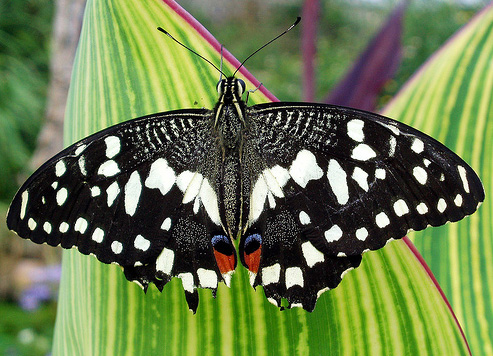
%> input picture p4/code/butterfly.jpg, 493 x 356 px
$ octave --eval "result = detectBlobs(imread('butterfly.jpg'));"   (GNU Octave 9; MATLAB toolbox functions it lacks are replaced by stand-ins)
%> lines starting %> are read from the running program, lines starting %| are printed output that depends on the picture; long printed decimals are rounded
function blobs = detectBlobs(im, par)

if size(im, 3) > 1
    im = rgb2gray(im);
end
if ~isfloat(im)
    im = im2double(im);
end
if nargin < 2
    par.sigma = 2;
    par.interval = 12;
    par.threshold = 1e-2;
    par.display = false;
end
sigma = par.sigma;
r = ceil(3*sigma);
g = fspecial('log', 2*r+1, sigma);
p = scaleSpace(im, par.interval, size(g,1));
p.scores = zeros(size(im,1), size(im,2), length(p.scale));
for i = 1:length(p.scale),
    score = abs(conv2(p.im{i}, g, 'valid'));
    score = padarray(score,[r r], 0, 'both');
    p.score(:,:,i) = imresize(score, size(im));
    if par.display,
        figure(1); clf;
        subplot(1,2,1);
        imagesc(p.im{i}); axis image; colormap gray;
        subplot(1,2,2);
        imagesc(p.score(:,:,i)); axis image; colormap gray;
        pause(0.01);
    end
end
nbhd = ones(3);
for i = 1:length(p.scale),
    ordscore = ordfilt2(p.score(:,:,i), numel(nbhd), nbhd);
    ismax = abs(ordscore - p.score(:,:,i)) < eps;
    p.score(:,:,i) = ismax.*p.score(:,:,i);
    if par.display,
        figure(1); clf;
        subplot(1,2,1);
        imagesc(p.im{i}); axis image; colormap gray;
        subplot(1,2,2);
        imagesc(p.score(:,:,i)); axis image; colormap gray;
        pause(0.01);
    end
end
[blobScore, blobScale] = max(p.score, [], 3);
nmsRadius = max(1,ceil(0.005*sqrt(size(im,1)*size(im,1) + size(im,2)*size(im,2))));
nbhd = ones(2*nmsRadius+1);
ordscore = ordfilt2(blobScore, numel(nbhd), nbhd);
ismax = abs(ordscore - blobScore) < eps;
blobScore = blobScore.*ismax;
inds = blobScore > par.threshold;
[y,x] = find(inds);
blobs = [x y (1./p.scale(blobScale(inds)))'*sigma*sqrt(2) blobScore(inds)];
fprintf('%i points detected (max score=%f)\n', size(blobs,1), max(blobs(:,4)));
function p = scaleSpace(im, interval, minSize)
p.size = size(im);
im = imresize(im, 2);
smallDim = min(size(im, 1), size(im,2));
numOctaves = ceil(log(smallDim/minSize))+1;
p.im = cell(1, numOctaves*interval);
p.scale = zeros(1, numOctaves*interval);
stepSize = 2^(1/interval);
currScale = 2;
offset = 0;
for s = 1:numOctaves,
    for i = 1:interval,
        p.im{offset+i} = imresize(im, 1/stepSize^(i-1));
        p.scale(offset+i) = currScale/stepSize^(i-1);
    end
    im = imresize(im, 0.5);
    currScale = currScale*0.5;
    offset = offset + interval;
end
%> in scaleSpace, `im = imresize(im, 2);`:
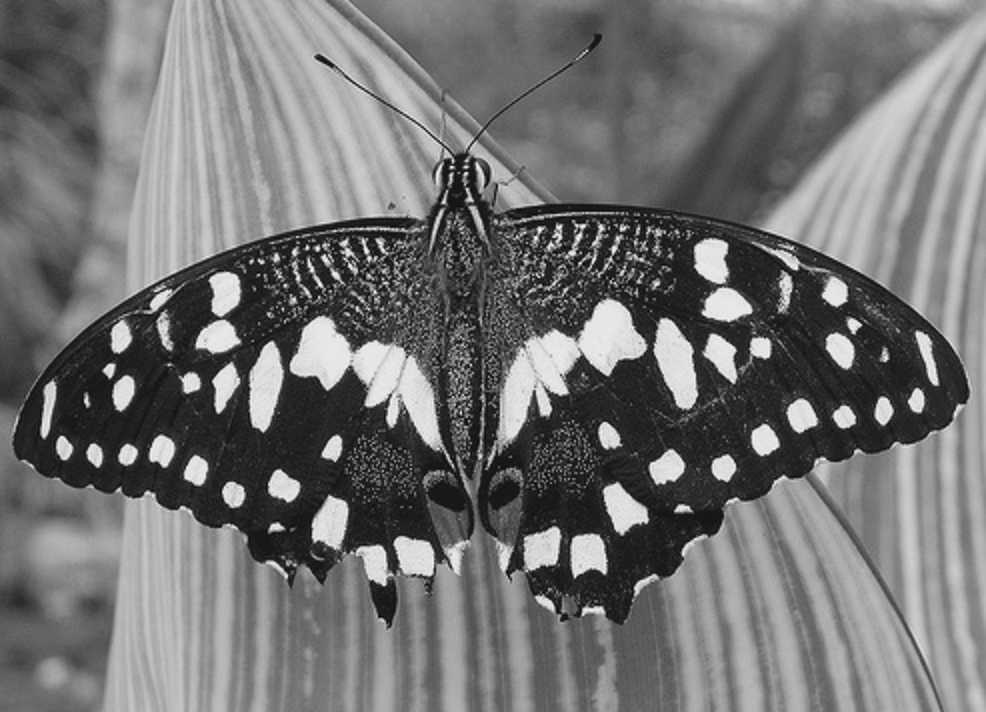
%> im: size 712x986 double; min -0.106, max 1.11, mean 0.444; drawn with min black and max white
%> the loop in detectBlobs, `for i = 1:length(p.scale),` made 72 passes
%> pass 1, in detectBlobs, `score = padarray(score,[r r], 0, 'both');`:
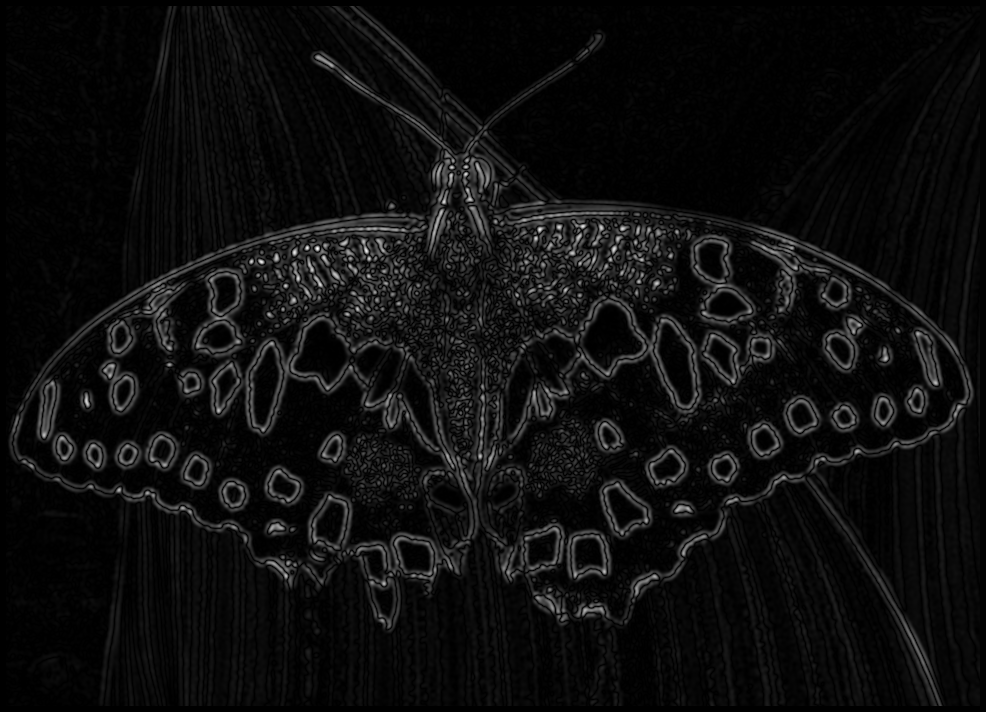
%> score: size 712x986 double; min 0, max 0.134, mean 0.00764; drawn with min black and max white
%> the loop in detectBlobs, `for i = 1:length(p.scale),` made 72 passes
%> pass 1, in detectBlobs, `ordscore = ordfilt2(p.score(:,:,i), numel(nbhd), nbhd);`:
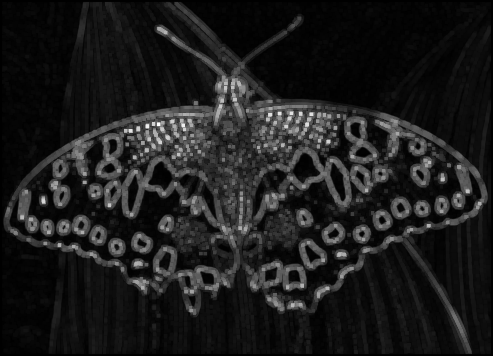
%> ordscore: size 356x493 double; min 0, max 0.122, mean 0.0139; drawn with min black and max white
%> pass 1, in detectBlobs, `ismax = abs(ordscore - p.score(:,:,i)) < eps;`:
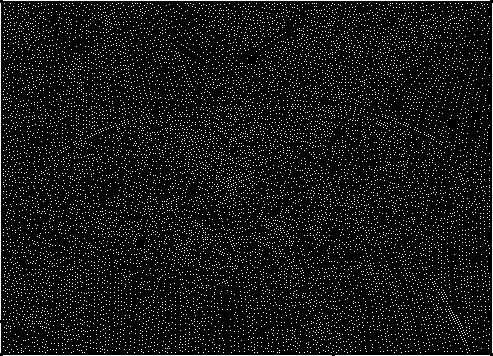
%> ismax: size 356x493 logical; 7.4% white in thin lines or dots
%> in detectBlobs, `[blobScore, blobScale] = max(p.score, [], 3);`:
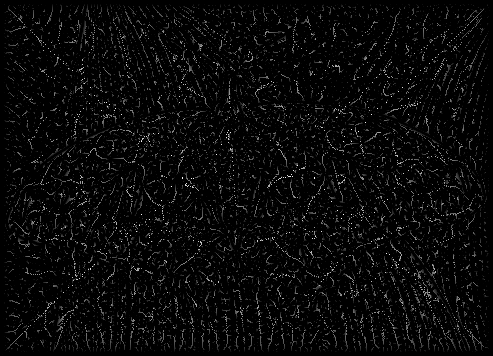
%> blobScale: size 356x493 double; min 1, max 72, mean 3.6; drawn with min black and max white
%> in detectBlobs, `ordscore = ordfilt2(blobScore, numel(nbhd), nbhd);`:
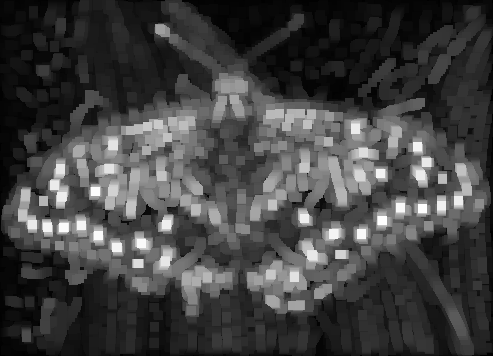
%> ordscore: size 356x493 double; min 0, max 0.156, mean 0.04; drawn with min black and max white
%> in detectBlobs, `ismax = abs(ordscore - blobScore) < eps;`: ismax: size 356x493 logical; 0.86% white in thin lines or dots
%> in detectBlobs, `inds = blobScore > par.threshold;`:
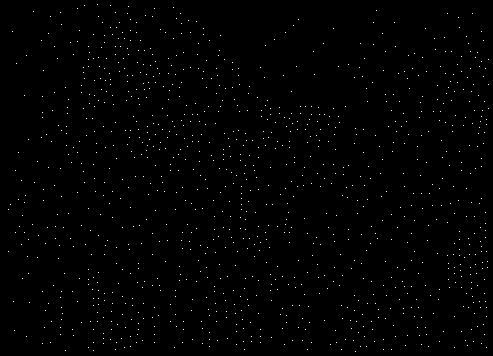
%> inds: size 356x493 logical; 0.65% white in thin lines or dots
%> in detectBlobs, `[y,x] = find(inds);`: y = 1146 values from 5 to 352; x = 1146 values from 9 to 489
%> in detectBlobs, `blobs = [x y (1./p.scale(blobScale(inds)))'*sigma*sqrt(2) blobScore(in..`: blobs = 1146 rows, first 8: [9 210 1.41 0.0529; 9 252 3.56 0.0157; 11 205 1.41 0.0339; 13 32 5.34 0.0124; 14 302 5.66 0.0259; 15 331 5.99 0.0194; 16 171 6.35 0.0163; 16 233 1.41 0.0612]
%| 1146 points detected (max score=0.1557)
%> `result = detectBlobs(imread('butterfly.jpg'));`: result has the same summary as blobs in detectBlobs
